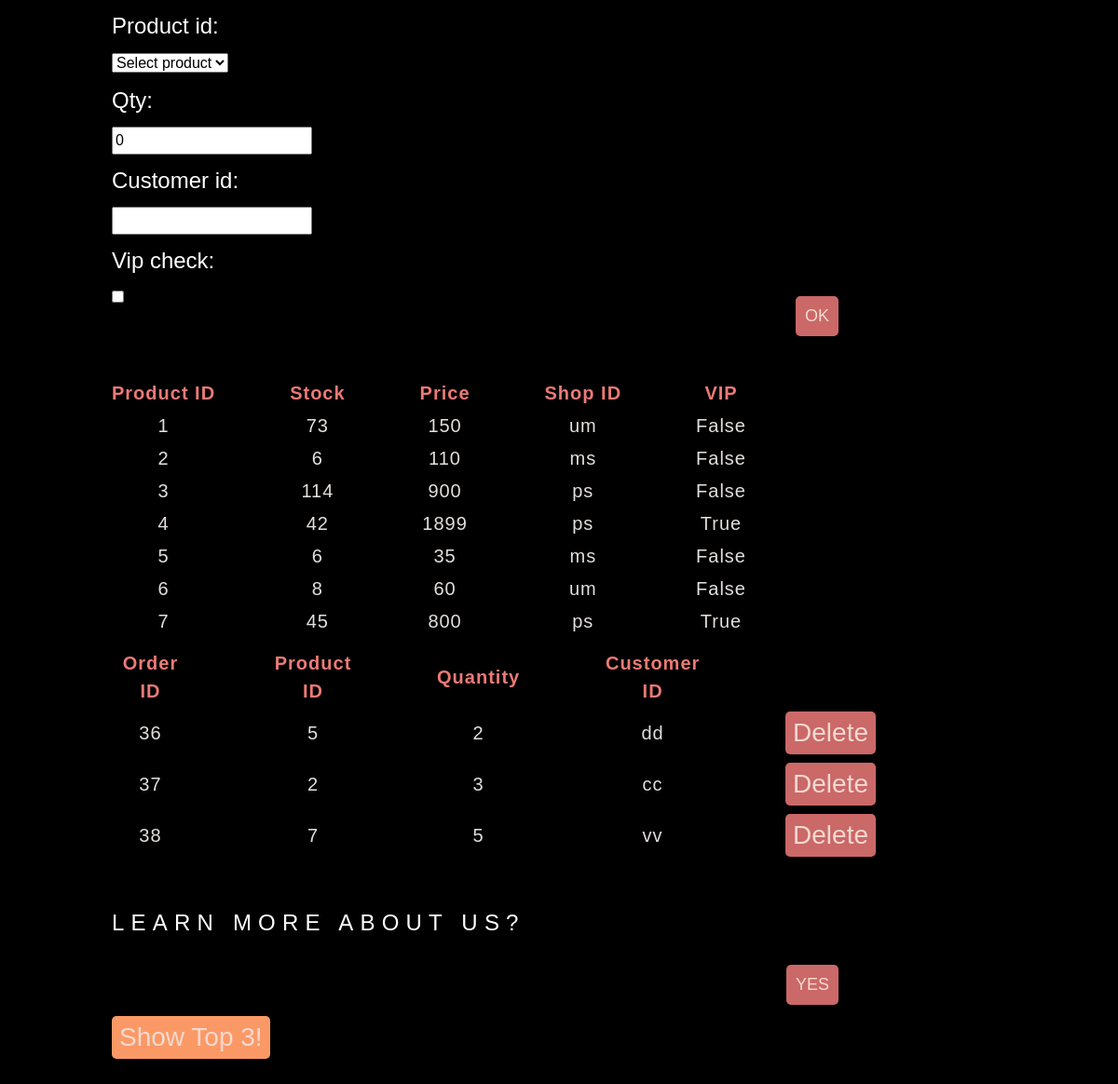
Before: / with the older database file.
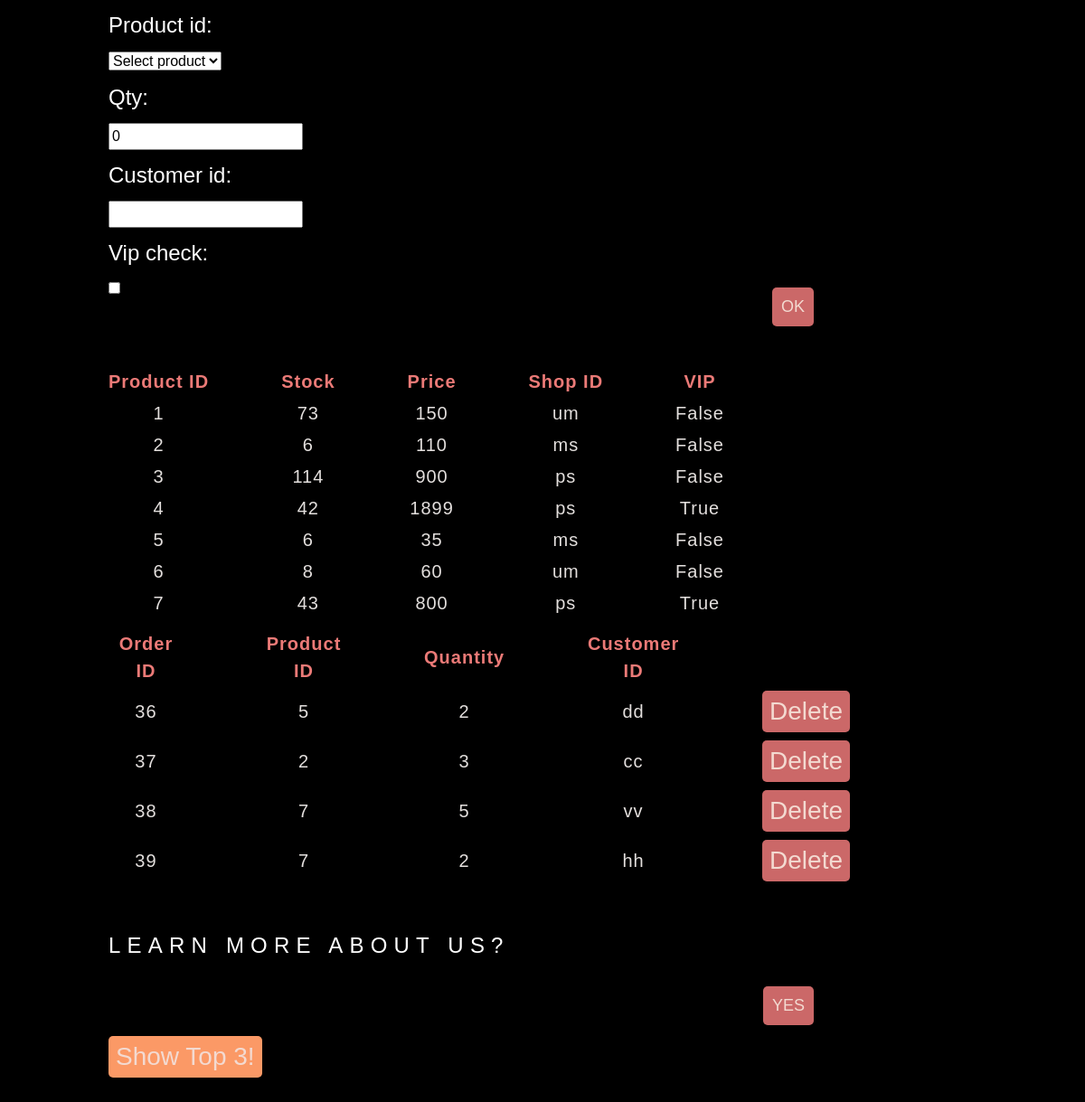
After: the same page with the newer database file.
### app/models.py (models this page shows)
class Product(models.Model):
    product_id = models.CharField(max_length=255, primary_key=True)
    stock_pcs = models.PositiveIntegerField(default=0,blank=False, null=False)
    price = models.IntegerField(blank=False, null=False)
    shop_id = models.CharField(max_length=255, blank=True, null=True)
    vip = models.BooleanField(null=False)
    class Meta:
        db_table = 'Product'

class Customer(models.Model):
    order_id = models.AutoField(primary_key=True)
    product_id = models.CharField(max_length=255, blank=False, null=False, choices=product_choice)
    qty = models.PositiveIntegerField(default =0, blank=True, null=False)
    customer_id = models.CharField(max_length=255, blank=False, null=False)
    class Meta:
        db_table = 'Customer'

### app/views.py (the view, shortened to what this page needs)
# urls.py: path('', views.index, name='index'),
def index(request):
    form = CustomerModelForm()
    product_info = Product.objects.all()
    order_info = Customer.objects.all()
    product_calculate = Customer.objects.values('product_id').annotate(sum=Sum('qty'), count=Count('product_id'))
    cal = []
    for i in product_calculate:
        cal.append({
            'product_id': i['product_id'],
            'product_sum': i['sum'],
        })
    max_order = sorted(cal, key=lambda i: i['product_sum'], reverse=True)[:3]
    context = {
        'form':form,
        'product_info':product_info,
        'order_info': order_info,
        'max_order': max_order
    }
    return render(request,'index.html', context = context)

### app/forms.py
class CustomerModelForm(forms.ModelForm):
    product_id = forms.ChoiceField(choices=product_choice)
    vip_check = forms.BooleanField(required=False)
    class Meta:
        model = Customer
        fields = ('product_id', 'qty', 'customer_id','vip_check')

### app/templates/index.html (shortened to what this page needs)
<!DOCTYPE html>
<html lang="utf-8">
<head>
    <link rel="stylesheet" href="https://maxcdn.bootstrapcdn.com/bootstrap/4.0.0-beta/css/bootstrap.min.css">
    <link rel="stylesheet" href="../static/css/c06.css" />
</head>
<body>
    <form action="" method="post">
         {{ form }}
        <input type="submit" name="action_one" value="OK" />
    </form>
    <table>
        <thead>
            <tr class="first-table-row">
            <th>Product ID</th>
            <th>Stock</th>
            <th>Price</th>
            <th>Shop ID</th>
            <th>VIP</th>
        </thead>
        <tbody>
        {% for i in product_info %}
            <tr>
                <td>{{ i.product_id }}</td>
                <td>{{ i.stock_pcs }}</td>
                <td>{{ i.price }}</td>
                <td>{{ i.shop_id }}</td>
                <td>{{ i.vip }}</td>
            </tr>
            {% endfor %}
        </tbody>
    </table>
    {% if order_info %}
    <table>
        <thead>
            <tr class="first-table-row">
            <th>Order ID</th>
            <th>Product ID</th>
            <th>Quantity</th>
            <th>Customer ID</th>
        </thead>
        <tbody>
        {% for i in order_info %}
            <tr class="order-row">
                <td>{{ i.order_id }}</td>
                <td>{{ i.product_id }}</td>
                <td>{{ i.qty }}</td>
                <td>{{ i.customer_id }}</td>
                <form method="POST">
                    <td><button class="del" type="submit" name="delete_items" value='{{ i.order_id }},{{ i.product_id }},{{ i.qty }}'>Delete</button></td>
                </form>
            </tr>
            {% endfor %}
        </tbody>
    </table>
    {% endif %}
    <h4> Learn more about us?</h4>
    <form action="/order">
        <input type="submit" value="Yes" />
    </form>
     <button id='btn_show' onclick="show_top()">Show Top 3!</button>
</body>
</html>

### app/static/css/c06.css (style rules this page uses)
body { background-color: #000; font-family: 'Oswald', 'Futura', sans-serif; margin-right: 20%; margin-left: 5%; margin-bottom: 2%; padding: 0; }
h4 { color: #fff; font-size: 24px; font-weight: normal; text-transform: uppercase; letter-spacing: .3em; margin: 50px 5px 20px 60px; }
th { color: #EB7A77; font-size: 20px; letter-spacing: .05em; padding: 10px 20px 5px 60px; text-align: center; }
td { color: #e3dfdd; font-size: 20px; letter-spacing: .05em; padding: 0 20px 5px 60px; text-align: center; }
button { font-size:28px; background-color: #cb6868; color: #f3dad1; border: none; border-radius: 5px; padding: 2px 8px 2px 8px; margin: 2px auto; }
#btn_show { font-size:28px; background-color: #FB9966; color: #f3dad1; border: none; border-radius: 5px; padding: 2px 8px 2px 8px; margin: 0 20px 5px 60px; }
form { padding: 0 60px 65px 60px; }
label { color: #fff; display: block; margin: 10px 0 10px 0; font-size: 24px; }
input[type='submit'], a.add { background-color: #cb6868; color: #f3dad1; border: none; border-radius: 5px; padding: 8px 10px; margin-top: 10px; float: right; font-size: 18px; text-decoration: none; text-transform: uppercase; }

Changed rows visible on the page:
changed Product id 7: stock_pcs "45" → "43"
added Customer: order_id "39", product_id "7", qty "2", customer_id "hh"
